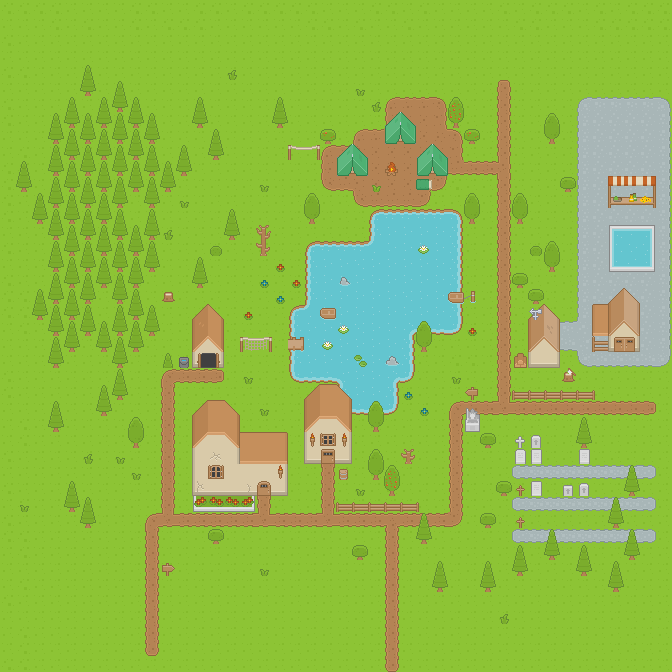

Tiled map render using the project's own tile images. Description and the map definition, with tile-layer contents summarised, below:
An orthogonal 42x42 tile map with 16x16 px tiles, 5 tile layers (Ground/terrain, Ground overlay, Objects, Doors/windows/roof, ...) and 9 objects (4x Entrance, 3x Tent, Pier, Emitter).

<map version="1.0" orientation="orthogonal" renderorder="right-down" width="42" height="42" tilewidth="16" tileheight="16" backgroundcolor="#6eb4d5" nextobjectid="22">
 <properties>
  <property name="gridColor" type="color" value="#99252525" />
  <property name="level" type="int" value="1" />
  <property name="worldScale" type="float" value="0.7" />
 </properties>
 <tileset firstgid="1" source="roguelike-16x16-anim.tsx" />
 <layer name="Ground/terrain" width="42" height="42">
  <data>[1764 cells, 1764 non-empty, 16 distinct tile ids]</data>
 </layer>
 <layer name="Ground overlay" width="42" height="42">
  <properties>
   <property name="render" type="bool" value="true" />
  </properties>
  <data>[1764 cells, 149 non-empty, 24 distinct tile ids]</data>
 </layer>
 <layer name="Objects" width="42" height="42">
  <data>[1764 cells, 439 non-empty, 78 distinct tile ids]</data>
 </layer>
 <layer name="Doors/windows/roof" width="42" height="42">
  <properties>
   <property name="render" type="bool" value="true" />
  </properties>
  <data>[1764 cells, 82 non-empty, 50 distinct tile ids]</data>
 </layer>
 <layer name="Roof object" width="42" height="42">
  <data>[1764 cells, 1 non-empty, 1 distinct tile ids]</data>
 </layer>
 <objectgroup color="#8984ff" name="Locations">
  <properties>
   <property name="render" type="bool" value="false" />
  </properties>
  <object id="6" name="tent1" type="Tent" x="338" y="176">
   <polygon points="-1,0 -1,-18 14,-32 30,-18 30,0" />
  </object>
  <object id="8" name="tent2" type="Tent" x="386" y="144">
   <polygon points="-1,0 -1,-18 14,-32 30,-18 30,0" />
  </object>
  <object id="9" name="tent3" type="Tent" x="418" y="176">
   <polygon points="-1,0 -1,-18 14,-32 30,-18 30,0" />
  </object>
  <object id="10" name="barn2" type="Entrance" x="614" y="338" width="20" height="12" />
  <object id="13" name="house1" type="Entrance" x="256" y="480" width="16" height="16" />
  <object id="14" name="house2" type="Entrance" x="322" y="450" width="12" height="12" />
  <object id="16" name="garage1" type="Entrance" x="202" y="354" width="14" height="14" />
  <object id="17" name="pier1" type="Pier" x="290" y="338" width="12" height="12" />
  <object id="20" name="campfire1" type="Emitter" x="388" y="166" width="8" height="6">
   <properties>
    <property name="emission_rate" type="float" value="12" />
    <property name="particle_type" value="smoke" />
   </properties>
   <ellipse />
  </object>
 </objectgroup>
</map>
